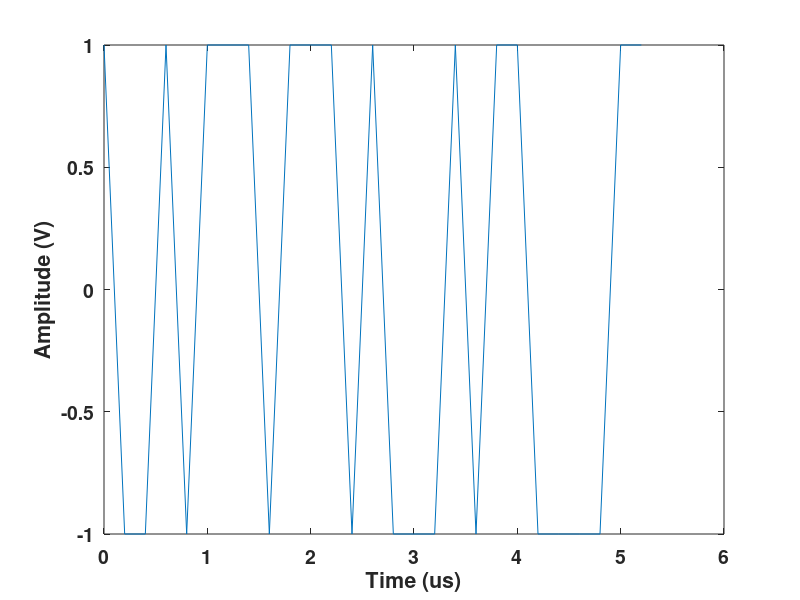

Reproduce this figure in MATLAB. (Note: this script raises an error after producing the figure.)
% GNU_Radio_Postprocess_PDPs_Doppler
%
% Authors: Professor Chris Anderson
%          CDR Thomas W. Tedesso
%
% Program inputs a data file from software defined radio receiver and a
% PN-sequence used in a DSS signal used for channel measurments.  The
% received signal is correlated with the pn-sequence to determine the delay
% spread and doppler characteristics of the channel.  The program processes
% segments of the input file (ten thousand pn-sequences) and produces as an
% output a 3D image of the output magnitude vs time vs delay spread.  It
% also produces a 3D image of magnitude vs delay spread vs doppler spread.
% 
%

clear all
close all
set(0, 'DefaultAxesFontSize', 14)
set(0, 'DefaultAxesFontWeight','Bold')
fs = input('enter the sampling frequency in MHz >>');
fs = fs*1e6;
Ts = 1/fs;

pnseq = csvread('pntest.txt');
%
pnseq = 2*pnseq - 1;  % Make pn seq an antipodal sequence
%
pnlength = length(pnseq);  % Length of the PN Sequence in Chips
%
pntime = 0:Ts:Ts*(pnlength-1);

% Plot PN Sequence 
figure(1)
plot(pntime*1e6,pnseq)
xlabel('Time (us)')
ylabel('Amplitude (V)')

% Load the captured data file 
%
%filename = 'pn_doppler_test_1.dat';
filename = '2015.09.25.14.56.16.dat';
datafile = fopen(filename, 'rb');
%
% Read and process data file in blocks
numpnseq = 1e4;             % number of pn-sequence blocks to process
segsize = pnlength*numpnseq;            % segment size to process
%
% Process each data segment.  Check for end of file at each iteration.
counter = 0;
while ~feof(datafile)
    counter = counter+1                         % Tracks number of iterations
    z = fread (datafile, [2,segsize], 'float');
    data = z(1,:) + z(2,:)*1i; 
    [r, c] = size (data); 
    data = reshape (data, c, r);
    
    % Note: Originally we had two samples/chip, probably only need 1 for the
    % final implementation
    ds_data = downsample(data,2);
    % Now, we need to handle correlating the Inphase and Quadrature in orger to
    % generate the Magnitude and Phase PDP's
    i_data = real(ds_data);
    q_data = imag(ds_data);
    % Run the cross-correlation, generate the time vector, and plot the results
    % Note that the time vector starts at an offset of the PN length
    pdp_i = xcorr(i_data,pnseq');
    pdp_q = xcorr(q_data,pnseq'); 
    L = length(pdp_i);
    % 
    % Since the first L/2 -1 correlation results = 0, these values are
    % discarded to preserve memory and minimize calculations
    %
    pdp_i = pdp_i(floor(L/2):L);
    pdp_q = pdp_q(floor(L/2):L);
    pdp_mag = abs(pdp_i+1i*pdp_q);
    pdp_mag_db = mag2db(pdp_mag);
    pdp_phase = atan2d(pdp_q,pdp_i); 
    pdp_time = 0:Ts:(L/2+1)*Ts;
    %
    % Display magnitude and phase plots
    %
    figure(2)
    subplot(2,1,1)
    plot(pdp_time*1e6,pdp_mag_db,'k-')
    xlabel('Time (us)')
    ylabel('Relative Power (dB)')
    axis([1000 4000 0 80])
    subplot(2,1,2)
    plot(pdp_time*1e6,pdp_phase,'r-')
    xlabel('Time (us)')
    ylabel('Phase (degrees)')
    axis([1000 4000 -180 180])
    %
    % This part grabs a sample index on the PDP and generates the mag/phase
    % data for Doppler Spectrum generation
    %
    M = 3;                                     % Multiplier for Threshold Detector
    min_peak_height = M*mean(pdp_mag);          % Threshold 
    [pdp_abs_pk, pdp_start_index] = findpeaks(pdp_mag,'MinPeakHeight', min_peak_height, 'NPeaks', 50); % determine the peaks
    start = pdp_start_index<=pdp_start_index(1)+pnlength-1;         % find the start index of the peaks (must be within pnseq)
    pdp_start_index = pdp_start_index(start);
    sample_increment = pnlength;  % assuming 1 sample per chip
    pdp_stop_index = pdp_start_index + sample_increment.*floor((length(pdp_mag)-pdp_start_index)/sample_increment);
    %
    % Preallocate matrix to store individual doppler data
    %
    CC = ceil((length(pdp_mag)-pdp_start_index(1))/sample_increment);
    RR = length(pdp_start_index);
    pdp_doppler_i = zeros(RR, CC);             
    pdp_doppler_q = zeros(RR,CC);
    for d = 1:RR
        pdp_doppler_i(d,:) = pdp_i(pdp_start_index(d):sample_increment:pdp_stop_index(d));
        pdp_doppler_q(d,:) = pdp_q(pdp_start_index(d):sample_increment:pdp_stop_index(d));
    end
    fs_doppler = fs/(2*sample_increment);
    time_doppler = 0:1/fs_doppler:(1/fs_doppler)*(length(pdp_doppler_i)-1);
    %
    % Plot the time domain signal for the doppler shifted signals
    %
    for d=1:RR
        figure
        plot(time_doppler*1e3,pdp_doppler_i(d,:),'r-');
        hold on
        plot(time_doppler*1e3,pdp_doppler_q(d,:),'b-');
        xlabel('Time (ms)')
        ylabel('Amplitude (V)')
    end
    %
    % Graph time delay spread
    %
    % Reshape matrix of magnitude of correlation vector into a matrix to allow
    % graphing magnitude vs delay spread vs time.  The intial pnlength-1 index
    % points are disregarded due to them indicating negative lags.     
    %
    R = length(pnseq);
    C = floor(length(pdp_mag_db)/R);
    pdp_mag_db_matrix = reshape(pdp_mag_db(1:R*C), R, C); 
    figure
    delay = (0:2/fs:(R-1)*2/fs)*1e6;
    time = (0:R*2/fs:(C-1)*(R*2)/fs) *1000;
    surf(time,delay, pdp_mag_db_matrix);
    ylabel('\mu sec');
    xlabel('msec');
    zlabel('dB');
    shading interp
    %
    % Graph Doppler spectrum for each time delayed signal
    %
    K = 1024;                % size of fft;
    PDP_DOPPLER = fft(pdp_doppler_i.',K);  
    f = ((-K/2:K/2-1)*fs_doppler/K)*0.001;
    for m = 1:RR
        figure
        pwelch(pdp_doppler_i(m,:),512,256,512,fs_doppler);
        %plot(f,fftshift(mag2db(abs(PDP_DOPPLER(:,m)))));
        %xlabel('kHz');
        %ylabel('db');
    end

    R = length(pnseq);
    C = floor(length(pdp_i)/R);
    pdp_i_matrix = reshape(pdp_i(1:R*C), R, C); 

    PDP_I_MATRIX = fft(pdp_i_matrix',K);
    figure
    surf(delay,f,mag2db(fftshift(abs(PDP_I_MATRIX))));
    shading interp
    xlabel('\mu sec')
    ylabel('kHz');
end
fclose(datafile);